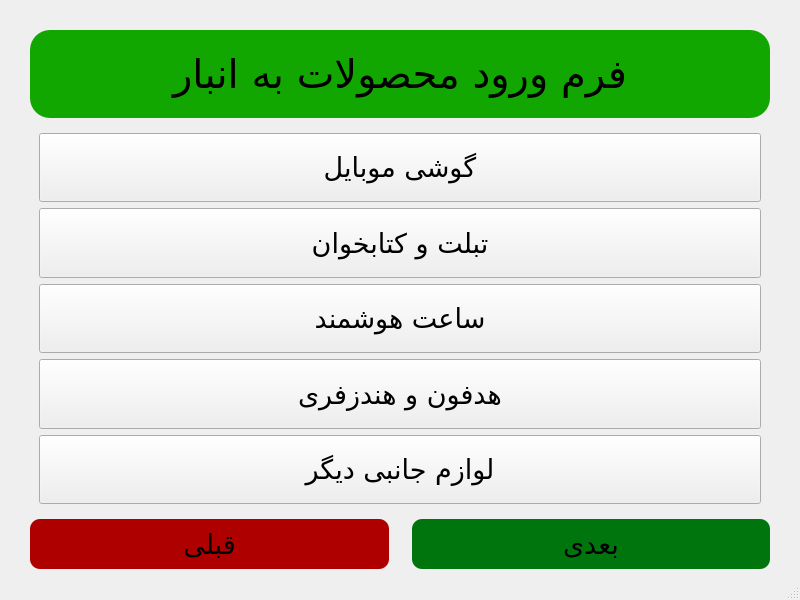
<?xml version="1.0" encoding="UTF-8"?>
<ui version="4.0">
 <class>MainWindow</class>
 <widget class="QMainWindow" name="MainWindow">
  <property name="geometry">
   <rect>
    <x>0</x>
    <y>0</y>
    <width>800</width>
    <height>600</height>
   </rect>
  </property>
  <property name="windowTitle">
   <string>MainWindow</string>
  </property>
  <widget class="QWidget" name="centralwidget">
   <layout class="QVBoxLayout" name="verticalLayout">
    <property name="leftMargin">
     <number>30</number>
    </property>
    <property name="topMargin">
     <number>30</number>
    </property>
    <property name="rightMargin">
     <number>30</number>
    </property>
    <item>
     <widget class="QLabel" name="label_12">
      <property name="font">
       <font>
        <family>B Titr</family>
        <pointsize>30</pointsize>
       </font>
      </property>
      <property name="layoutDirection">
       <enum>Qt::RightToLeft</enum>
      </property>
      <property name="styleSheet">
       <string notr="true">padding: 20px;
background-color: rgb(17, 167, 0);
border-radius: 20px;</string>
      </property>
      <property name="text">
       <string>فرم ورود محصولات به انبار</string>
      </property>
      <property name="alignment">
       <set>Qt::AlignCenter</set>
      </property>
      <property name="margin">
       <number>0</number>
      </property>
     </widget>
    </item>
    <item>
     <widget class="QStackedWidget" name="stackedWidget">
      <property name="currentIndex">
       <number>0</number>
      </property>
      <widget class="QWidget" name="TypePage">
       <layout class="QVBoxLayout" name="verticalLayout_2">
        <item>
         <widget class="QPushButton" name="PhoneBtn">
          <property name="sizePolicy">
           <sizepolicy hsizetype="Minimum" vsizetype="Expanding">
            <horstretch>0</horstretch>
            <verstretch>0</verstretch>
           </sizepolicy>
          </property>
          <property name="font">
           <font>
            <family>B Mitra</family>
            <pointsize>20</pointsize>
           </font>
          </property>
          <property name="text">
           <string>گوشی موبایل</string>
          </property>
         </widget>
        </item>
        <item>
         <widget class="QPushButton" name="TabletBtn">
          <property name="sizePolicy">
           <sizepolicy hsizetype="Minimum" vsizetype="Expanding">
            <horstretch>0</horstretch>
            <verstretch>0</verstretch>
           </sizepolicy>
          </property>
          <property name="font">
           <font>
            <family>B Mitra</family>
            <pointsize>20</pointsize>
           </font>
          </property>
          <property name="text">
           <string>تبلت و کتابخوان</string>
          </property>
         </widget>
        </item>
        <item>
         <widget class="QPushButton" name="WatchBtn">
          <property name="sizePolicy">
           <sizepolicy hsizetype="Minimum" vsizetype="Expanding">
            <horstretch>0</horstretch>
            <verstretch>0</verstretch>
           </sizepolicy>
          </property>
          <property name="font">
           <font>
            <family>B Mitra</family>
            <pointsize>20</pointsize>
           </font>
          </property>
          <property name="text">
           <string>ساعت هوشمند</string>
          </property>
         </widget>
        </item>
        <item>
         <widget class="QPushButton" name="HandsfreeBtn">
          <property name="sizePolicy">
           <sizepolicy hsizetype="Minimum" vsizetype="Expanding">
            <horstretch>0</horstretch>
            <verstretch>0</verstretch>
           </sizepolicy>
          </property>
          <property name="font">
           <font>
            <family>B Mitra</family>
            <pointsize>20</pointsize>
           </font>
          </property>
          <property name="text">
           <string>هدفون و هندزفری</string>
          </property>
         </widget>
        </item>
        <item>
         <widget class="QPushButton" name="OtherBtn">
          <property name="sizePolicy">
           <sizepolicy hsizetype="Minimum" vsizetype="Expanding">
            <horstretch>0</horstretch>
            <verstretch>0</verstretch>
           </sizepolicy>
          </property>
          <property name="font">
           <font>
            <family>B Mitra</family>
            <pointsize>20</pointsize>
           </font>
          </property>
          <property name="text">
           <string>لوازم جانبی دیگر</string>
          </property>
         </widget>
        </item>
       </layout>
      </widget>
      <widget class="QWidget" name="BrandPage">
       <layout class="QVBoxLayout" name="verticalLayout_3">
        <item>
         <layout class="QHBoxLayout" name="horizontalLayout_5">
          <item>
           <widget class="QPushButton" name="NewBrandBtn">
            <property name="sizePolicy">
             <sizepolicy hsizetype="Minimum" vsizetype="Preferred">
              <horstretch>0</horstretch>
              <verstretch>0</verstretch>
             </sizepolicy>
            </property>
            <property name="maximumSize">
             <size>
              <width>300</width>
              <height>16777215</height>
             </size>
            </property>
            <property name="font">
             <font>
              <family>B Nazanin</family>
              <pointsize>20</pointsize>
             </font>
            </property>
            <property name="text">
             <string>جدید</string>
            </property>
           </widget>
          </item>
          <item>
           <widget class="QLabel" name="label">
            <property name="font">
             <font>
              <family>B Nazanin</family>
              <pointsize>20</pointsize>
             </font>
            </property>
            <property name="text">
             <string>برند</string>
            </property>
           </widget>
          </item>
         </layout>
        </item>
        <item>
         <widget class="QListWidget" name="BrandList">
          <property name="font">
           <font>
            <family>B Nazanin</family>
            <pointsize>20</pointsize>
           </font>
          </property>
         </widget>
        </item>
       </layout>
      </widget>
      <widget class="QWidget" name="ModelPage">
       <layout class="QVBoxLayout" name="verticalLayout_4">
        <item>
         <layout class="QHBoxLayout" name="horizontalLayout_6">
          <item>
           <widget class="QPushButton" name="NewModelBtn">
            <property name="sizePolicy">
             <sizepolicy hsizetype="Minimum" vsizetype="Preferred">
              <horstretch>0</horstretch>
              <verstretch>0</verstretch>
             </sizepolicy>
            </property>
            <property name="maximumSize">
             <size>
              <width>300</width>
              <height>16777215</height>
             </size>
            </property>
            <property name="font">
             <font>
              <family>B Nazanin</family>
              <pointsize>20</pointsize>
             </font>
            </property>
            <property name="text">
             <string>جدید</string>
            </property>
           </widget>
          </item>
          <item>
           <widget class="QLabel" name="label_2">
            <property name="font">
             <font>
              <family>B Nazanin</family>
              <pointsize>20</pointsize>
             </font>
            </property>
            <property name="text">
             <string>مدل</string>
            </property>
           </widget>
          </item>
         </layout>
        </item>
        <item>
         <widget class="QListWidget" name="ModelList">
          <property name="font">
           <font>
            <family>B Nazanin</family>
            <pointsize>20</pointsize>
           </font>
          </property>
         </widget>
        </item>
       </layout>
      </widget>
      <widget class="QWidget" name="StRamPage">
       <layout class="QVBoxLayout" name="verticalLayout_5">
        <item>
         <layout class="QHBoxLayout" name="horizontalLayout_7">
          <item>
           <widget class="QPushButton" name="NewStorageRamBtn">
            <property name="sizePolicy">
             <sizepolicy hsizetype="Minimum" vsizetype="Preferred">
              <horstretch>0</horstretch>
              <verstretch>0</verstretch>
             </sizepolicy>
            </property>
            <property name="maximumSize">
             <size>
              <width>300</width>
              <height>16777215</height>
             </size>
            </property>
            <property name="font">
             <font>
              <family>B Nazanin</family>
              <pointsize>20</pointsize>
             </font>
            </property>
            <property name="text">
             <string>جدید</string>
            </property>
           </widget>
          </item>
          <item>
           <widget class="QLabel" name="label_3">
            <property name="font">
             <font>
              <family>B Nazanin</family>
              <pointsize>20</pointsize>
             </font>
            </property>
            <property name="text">
             <string>حافظه / رم</string>
            </property>
           </widget>
          </item>
         </layout>
        </item>
        <item>
         <widget class="QListWidget" name="StorageRamList">
          <property name="font">
           <font>
            <family>B Nazanin</family>
            <pointsize>20</pointsize>
           </font>
          </property>
         </widget>
        </item>
       </layout>
      </widget>
      <widget class="QWidget" name="CountryPage">
       <layout class="QVBoxLayout" name="verticalLayout_6">
        <item>
         <layout class="QHBoxLayout" name="horizontalLayout_8">
          <item>
           <widget class="QPushButton" name="NewCountryBtn">
            <property name="sizePolicy">
             <sizepolicy hsizetype="Minimum" vsizetype="Preferred">
              <horstretch>0</horstretch>
              <verstretch>0</verstretch>
             </sizepolicy>
            </property>
            <property name="maximumSize">
             <size>
              <width>300</width>
              <height>16777215</height>
             </size>
            </property>
            <property name="font">
             <font>
              <family>B Nazanin</family>
              <pointsize>20</pointsize>
             </font>
            </property>
            <property name="text">
             <string>جدید</string>
            </property>
           </widget>
          </item>
          <item>
           <widget class="QLabel" name="label_4">
            <property name="font">
             <font>
              <family>B Nazanin</family>
              <pointsize>20</pointsize>
             </font>
            </property>
            <property name="text">
             <string>کشور سازنده</string>
            </property>
           </widget>
          </item>
         </layout>
        </item>
        <item>
         <widget class="QListWidget" name="CountryList">
          <property name="font">
           <font>
            <family>B Nazanin</family>
            <pointsize>20</pointsize>
           </font>
          </property>
         </widget>
        </item>
       </layout>
      </widget>
      <widget class="QWidget" name="ColorPage">
       <layout class="QVBoxLayout" name="verticalLayout_7">
        <item>
         <layout class="QHBoxLayout" name="horizontalLayout_9">
          <item>
           <widget class="QPushButton" name="NewColorBtn">
            <property name="sizePolicy">
             <sizepolicy hsizetype="Minimum" vsizetype="Preferred">
              <horstretch>0</horstretch>
              <verstretch>0</verstretch>
             </sizepolicy>
            </property>
            <property name="maximumSize">
             <size>
              <width>300</width>
              <height>16777215</height>
             </size>
            </property>
            <property name="font">
             <font>
              <family>B Nazanin</family>
              <pointsize>20</pointsize>
             </font>
            </property>
            <property name="text">
             <string>جدید</string>
            </property>
           </widget>
          </item>
          <item>
           <widget class="QLabel" name="label_5">
            <property name="font">
             <font>
              <family>B Nazanin</family>
              <pointsize>20</pointsize>
             </font>
            </property>
            <property name="text">
             <string>رنگ</string>
            </property>
           </widget>
          </item>
         </layout>
        </item>
        <item>
         <widget class="QListWidget" name="ColorList">
          <property name="font">
           <font>
            <family>B Nazanin</family>
            <pointsize>20</pointsize>
           </font>
          </property>
         </widget>
        </item>
       </layout>
      </widget>
      <widget class="QWidget" name="WarrantyPage">
       <layout class="QVBoxLayout" name="verticalLayout_8">
        <item>
         <layout class="QHBoxLayout" name="horizontalLayout_10">
          <item>
           <widget class="QPushButton" name="NewWarrantyBtn">
            <property name="sizePolicy">
             <sizepolicy hsizetype="Minimum" vsizetype="Preferred">
              <horstretch>0</horstretch>
              <verstretch>0</verstretch>
             </sizepolicy>
            </property>
            <property name="maximumSize">
             <size>
              <width>300</width>
              <height>16777215</height>
             </size>
            </property>
            <property name="font">
             <font>
              <family>B Nazanin</family>
              <pointsize>20</pointsize>
             </font>
            </property>
            <property name="text">
             <string>جدید</string>
            </property>
           </widget>
          </item>
          <item>
           <widget class="QLabel" name="label_6">
            <property name="font">
             <font>
              <family>B Nazanin</family>
              <pointsize>20</pointsize>
             </font>
            </property>
            <property name="text">
             <string>شرکت گارانتی‌کننده</string>
            </property>
           </widget>
          </item>
         </layout>
        </item>
        <item>
         <widget class="QListWidget" name="WarrantyList">
          <property name="font">
           <font>
            <family>B Nazanin</family>
            <pointsize>20</pointsize>
           </font>
          </property>
         </widget>
        </item>
       </layout>
      </widget>
     </widget>
    </item>
    <item>
     <layout class="QHBoxLayout" name="horizontalLayout_4">
      <property name="spacing">
       <number>23</number>
      </property>
      <item>
       <widget class="QPushButton" name="BeforeBtn">
        <property name="sizePolicy">
         <sizepolicy hsizetype="Minimum" vsizetype="Expanding">
          <horstretch>0</horstretch>
          <verstretch>0</verstretch>
         </sizepolicy>
        </property>
        <property name="maximumSize">
         <size>
          <width>16777215</width>
          <height>50</height>
         </size>
        </property>
        <property name="font">
         <font>
          <family>B Nazanin</family>
          <pointsize>20</pointsize>
         </font>
        </property>
        <property name="styleSheet">
         <string notr="true">border-radius: 10px;
background-color: rgb(175, 0, 0);</string>
        </property>
        <property name="text">
         <string>قبلی</string>
        </property>
       </widget>
      </item>
      <item>
       <widget class="QPushButton" name="NextBtn">
        <property name="sizePolicy">
         <sizepolicy hsizetype="Minimum" vsizetype="Expanding">
          <horstretch>0</horstretch>
          <verstretch>0</verstretch>
         </sizepolicy>
        </property>
        <property name="maximumSize">
         <size>
          <width>16777215</width>
          <height>50</height>
         </size>
        </property>
        <property name="font">
         <font>
          <family>B Nazanin</family>
          <pointsize>20</pointsize>
         </font>
        </property>
        <property name="styleSheet">
         <string notr="true">border-radius: 10px;
background-color: rgb(0, 117, 14);</string>
        </property>
        <property name="text">
         <string>بعدی</string>
        </property>
       </widget>
      </item>
     </layout>
    </item>
   </layout>
  </widget>
  <widget class="QMenuBar" name="menubar">
   <property name="geometry">
    <rect>
     <x>0</x>
     <y>0</y>
     <width>800</width>
     <height>30</height>
    </rect>
   </property>
  </widget>
  <widget class="QStatusBar" name="statusbar"/>
 </widget>
 <resources/>
 <connections/>
</ui>
